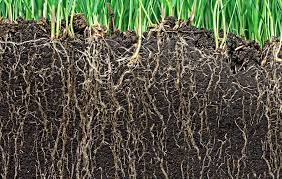
#> input picture ai_app/lessprone1.jpg, 282 x 179 px, given in place of kavya profile pic.jpeg, which was not available
$ python 2.py
#> lines starting #> are read from the running program, lines starting #| are printed output that depends on the picture; after the words box and inside, x2 and y2 are one past the last pixel; in counts of white or black regions, pixels touching at a corner belong together; pictures that were not available may be replaced by others from this repository, and a replacement may not be noted
import cv2

# Read an image
img = cv2.imread(r"C:\Users\HP\PycharmProjects\InfosysInternship\.venv\practice session\computer vision\kavya profile pic.jpeg")   # replace with your file path
#> img is the input picture: shape (179, 282, 3); mean B, G, R 69.7, 88.2, 86.6

# Check if image loaded successfully
if img is None:
    print("Error: Could not read image.")
else:
    # Show the image in a window
    cv2.imshow("My Image", img)

    # Wait until a key is pressed, then close
    cv2.waitKey(0)
    cv2.destroyAllWindows()

import cv2

# Read image
img = cv2.imread(r"C:\Users\HP\PycharmProjects\InfosysInternship\.venv\practice session\computer vision\kavya profile pic.jpeg")

if img is None:
    print("Error: Could not read image.")
else:
    # Flip vertically (0), horizontally (1), or both (-1)
    flip_vertical = cv2.flip(img, 0) #0 is for vertical flip
    flip_horizontal = cv2.flip(img, 1) #1 for horizontal flip
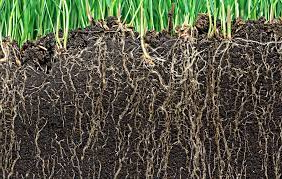
#> flip_horizontal: shape (179, 282, 3); mean B, G, R 69.7, 88.2, 86.6
    flip_both = cv2.flip(img, -1) #-1 for both
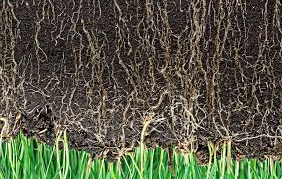
#> flip_both: shape (179, 282, 3); mean B, G, R 69.7, 88.2, 86.6

    # Show results
    cv2.imshow("Original", img)
    cv2.imshow("Flipped Vertically", flip_vertical)
    cv2.imshow("Flipped Horizontally", flip_horizontal)
    cv2.imshow("Flipped Both", flip_both)

    cv2.waitKey(0)
    cv2.destroyAllWindows()

import cv2

# Load an image
img = cv2.imread(r"C:\Users\HP\PycharmProjects\InfosysInternship\.venv\practice session\computer vision\kavya profile pic.jpeg")   # Replace with your file path

# Check if the image loaded correctly
if img is None:
    print("Error: Could not read image.")
    exit()

# Resize image (width=300, height=300)
resized = cv2.resize(img, (300, 300))
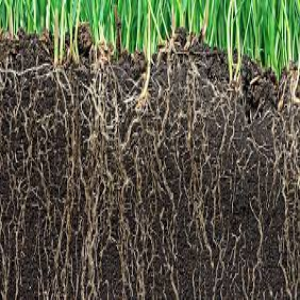
#> resized: shape (300, 300, 3); mean B, G, R 69.6, 88.1, 86.5

# Show both
cv2.imshow("Original", img)
cv2.imshow("Resized", resized)

# Wait for a key press
cv2.waitKey(0)
cv2.destroyAllWindows()

# Optional: Save the resized image
cv2.imwrite("resized_output.jpg", resized)

import cv2
import numpy as np

img = np.zeros((500, 500, 3), dtype="uint8")

# Draw shapes
cv2.line(img, (0, 0), (500, 500), (255, 0, 0), 5)
cv2.rectangle(img, (50, 50), (200, 200), (0, 255, 0), 3)
#> img: shape (500, 500, 3)
cv2.circle(img, (300, 300), 80, (0, 0, 255), -1)

# Add text
cv2.putText(img, "OpenCV Demo", (50, 400), cv2.FONT_HERSHEY_SIMPLEX, 1, (255, 255, 255), 2)

cv2.imshow("Shapes and Text", img)
cv2.waitKey(0)
cv2.destroyAllWindows()

import cv2

img = cv2.imread(r"C:\Users\HP\PycharmProjects\InfosysInternship\.venv\practice session\computer vision\grayscale_output.jpg", 0)  # Load in grayscale
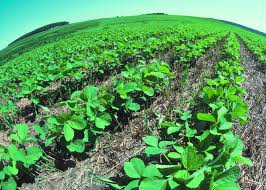
#> input picture ai_app/lessprone2.jpg, 266 x 190 px, given in place of grayscale_output.jpg, which was not available
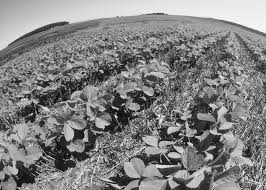
#> img: shape (190, 266); min 0, max 255, mean 130.1

_, thresh = cv2.threshold(img, 127, 255, cv2.THRESH_BINARY)
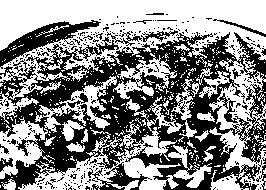
#> thresh: shape (190, 266); 54% white; 326 black regions (310 under 20 px), largest, box (x1, y1, x2, y2) and area: (0, 32, 266, 190) 19921, (0, 20, 101, 69) 1399, (141, 30, 178, 42) 153

cv2.imshow("Original", img)
cv2.imshow("Thresholded", thresh)
cv2.waitKey(0)
cv2.destroyAllWindows()
#non-original img..............................................................................
import cv2

img = cv2.imread(r"C:\Users\HP\PycharmProjects\InfosysInternship\.venv\practice session\computer vision\grayscale_output.jpg", 0)

edges = cv2.Canny(img, 100, 200)
#> edges: shape (190, 266); 28.4% white in thin lines or dots

cv2.imshow("Edges", edges)
cv2.waitKey(0)
cv2.destroyAllWindows()

#original img..........................................................
import cv2

img = cv2.imread(r"C:\Users\HP\PycharmProjects\InfosysInternship\.venv\practice session\computer vision\kavya profile pic.jpeg", 0)
#> img: shape (179, 282); min 0, max 255, mean 85.6

edges = cv2.Canny(img, 100, 200)
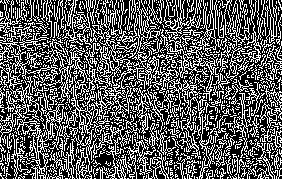
#> edges: shape (179, 282); 36.4% white in thin lines or dots

cv2.imshow("Edges", edges)
cv2.waitKey(0)
cv2.destroyAllWindows()

import cv2

img = cv2.imread("kavya profile pic.jpeg", 0)

edges = cv2.Canny(img, 100, 200)

cv2.imshow("Edges", edges)
cv2.waitKey(0)
cv2.destroyAllWindows()

import cv2

# Load pre-trained classifier
face_cascade = cv2.CascadeClassifier(cv2.data.haarcascades + "haarcascade_frontalface_default.xml")

img = cv2.imread("kavya profile pic.jpeg")
#> img is the input picture: shape (190, 266, 3); mean B, G, R 96, 155.9, 92.4
gray = cv2.cvtColor(img, cv2.COLOR_BGR2GRAY)

faces = face_cascade.detectMultiScale(gray, 1.1, 4)
#> faces = ()

for (x, y, w, h) in faces:
    cv2.rectangle(img, (x, y), (x+w, y+h), (255, 0, 0), 2)
#> this loop made 0 passes

cv2.imshow("Face Detection", img)
cv2.waitKey(0)
cv2.destroyAllWindows()

import cv2

img = cv2.imread("shapes.png")
#> (the run stopped early here; a loop or call above may not have finished)
